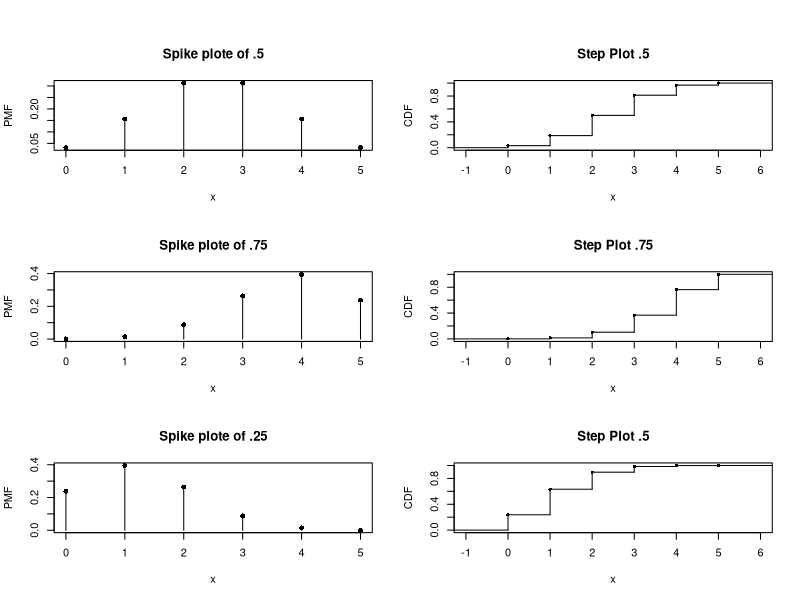
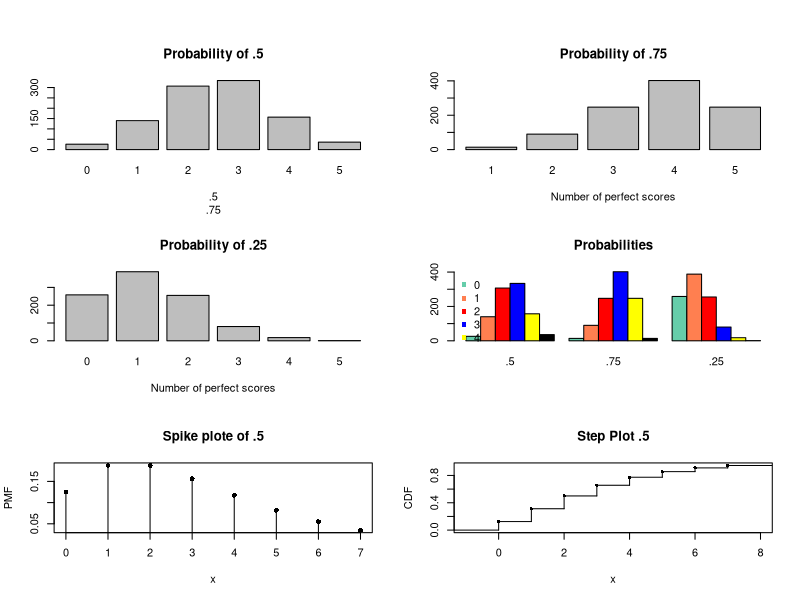
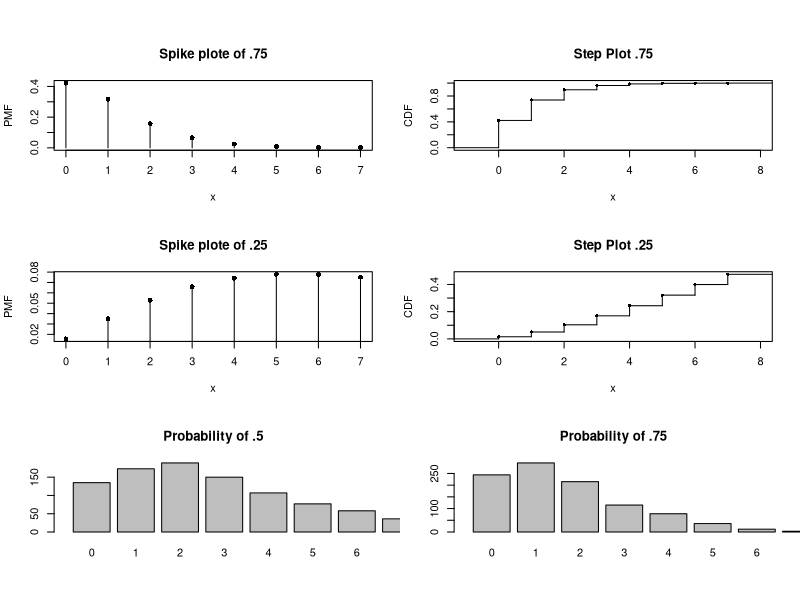
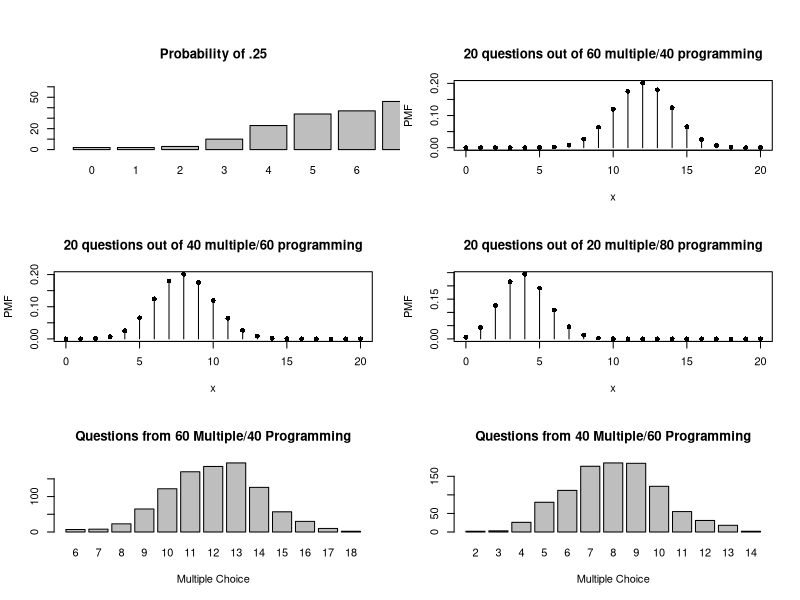
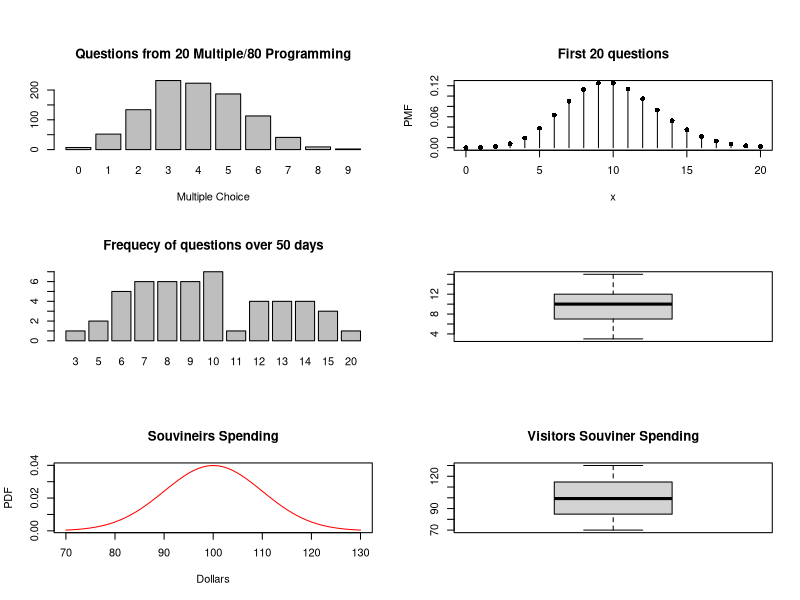

The R source for these figures, in order:
#Part 1

#a.)


par(mfrow=c(3,2), oma = c(0, 0, 2, 0))
heights1 <- dbinom(0:5, size = 5, prob = .5)
heights1

# PMF Plot for p = 0.5
heights1 <- dbinom(0:5, size = 5, prob = .5)
plot(0:5, heights1, type ="h",
     main = "Spike plote of .5", xlab ='x', ylab = "PMF")
points(0:5, heights1, pch = 16)

# CDF Plot for p = 0.5

cdf <- c(0, cumsum(heights1))
cdfplot <- stepfun(0:5, cdf)
plot(cdfplot, pch = 16,
     main = "Step Plot .5", xlab = "x", ylab = "CDF")



#b.)

#Exactly 2 at .5
dbinom(2, size =5, prob = .5)

x <- c(0,1,2,3,4,5)
f <- c(1/32, 5/32, 10/32, 10/32, 5/32, 1/32)

# values  A = perfect, B = not Perfect

AABBB = .5 *.5 *.5*.5*.5
BAABB = .5 *.5 *.5*.5*.5
BBAAB = .5 *.5 *.5*.5*.5
BBBAA = .5 *.5 *.5*.5*.5
ABABB = .5 *.5 *.5*.5*.5
BABAB = .5 *.5 *.5*.5*.5
BBABA = .5 *.5 *.5*.5*.5
ABBAB = .5 *.5 *.5*.5*.5
BABBA = .5 *.5 *.5*.5*.5
ABBBA = .5 *.5 *.5*.5*.5


explicit1 <- 10*((.5)^2)*((.5)^3)
explicit1 

#c.)
#At least 2 at .5

sum(dbinom(2:5, size =5, prob = .5))

#d.)
# PMF Plot for p = 0.75
heights2 <- dbinom(0:5, size = 5, prob = .75)
plot(0:5, heights2, type ="h",
     main = "Spike plote of .75", xlab ='x', ylab = "PMF")
points(0:5, heights2, pch = 16)


# CDF Plot for p = 0.75

cdf <- c(0, cumsum(heights2))
cdfplot <- stepfun(0:5, cdf)
plot(cdfplot, pch = 16,
     main = "Step Plot .75", xlab = "x", ylab = "CDF")

explicit2 <- 10*((.75)^2)*((.25)^3)
explicit2 



#Exactly 2 at .75
dbinom(2, size =5, prob = .75)

#At least 2 at .75
sum(dbinom(2:5, size =5, prob = .75))



#e.)

# PMF Plot for p = 0.25
heights3 <- dbinom(0:5, size = 5, prob = .25)
plot(0:5, heights3, type ="h",
     main = "Spike plote of .25", xlab ='x', ylab = "PMF")
points(0:5, heights3, pch = 16)



# CDF Plot for p = 0.25

cdf <- c(0, cumsum(heights3))
cdfplot <- stepfun(0:5, cdf)
plot(cdfplot, pch = 16,
     main = "Step Plot .5", xlab = "x", ylab = "CDF")

#Exactly 2 at .25
dbinom(2, size =5, prob = .25)

explicit1 <- 10*((.25)^2)*((.75)^3)
explicit1 

#At least 2 at .25
dbinom(2, size =5, prob = .25)+
dbinom(3, size =5, prob = .25)+
dbinom(4, size =5, prob = .25)+
dbinom(5, size =5, prob = .25)



#g
aa <- rbinom(1000, size=5, prob = .5)
table(aa)

barplot (table(aa), main ="Probability of .5", xlab = c(".5", ".75", ".25"))
         
         
bb <- rbinom(1000, size=5, prob = .75)
table(bb)

barplot (table(bb), main ="Probability of .75", xlab = "Number of perfect scores")

cc <- rbinom(1000, size=5, prob = .25)
table(cc)

barplot (table(cc), main ="Probability of .25", xlab = "Number of perfect scores")


barplot (cbind(table(aa),table(bb),table(cc)), beside=TRUE, 
         main ="Probabilities",col=c("aquamarine3","coral","red", "blue","yellow","black"),
         names.arg=c(".5",".75",".25"))

legend("topleft", c("0","1","2","3","4","5"), pch=15, 
       col=c("aquamarine3","coral","red", "blue","yellow","black"), 
       bty="n")


#Part 2
#a)
# 10 total tries means up to 7 failures
# PMF Plot for p = 0.5
heights1 <- dnbinom(0:7, size = 3, prob = .5)
heights1
plot(0:7, heights1, type ="h",
     main = "Spike plote of .5", xlab ='x', ylab = "PMF")
points(0:7, heights1, pch = 16)

#CDF Plot for p = 0.5
cdf <- c(0, cumsum(heights1))
cdfplot <- stepfun(0:7, cdf)
plot(cdfplot, pch = 16,
     main = "Step Plot .5", xlab = "x", ylab = "CDF")



#b) 3 perfect, 4 failures
dnbinom(4, size = 3, prob = .5)

ffffsss = .5*.5*.5*.5*.5*.5*.5
fffssfs = .5*.5*.5*.5*.5*.5*.5
ffssffs = .5*.5*.5*.5*.5*.5*.5
fssfffs = .5*.5*.5*.5*.5*.5*.5
ssffffs = .5*.5*.5*.5*.5*.5*.5
fffsfss = .5*.5*.5*.5*.5*.5*.5
ffsffss = .5*.5*.5*.5*.5*.5*.5
fsfffss = .5*.5*.5*.5*.5*.5*.5
sffffss = .5*.5*.5*.5*.5*.5*.5
ffsfsfs = .5*.5*.5*.5*.5*.5*.5
fsfsffs = .5*.5*.5*.5*.5*.5*.5
sfsfffs = .5*.5*.5*.5*.5*.5*.5
fsffsfs = .5*.5*.5*.5*.5*.5*.5
sfffsfs = .5*.5*.5*.5*.5*.5*.5
sffsffs = .5*.5*.5*.5*.5*.5*.5


explicit <- 15*((.5)^4)*((.5)^3)
explicit


#c.)
#3 perfect with at most 4 failures

sum(dnbinom(0:4, size =3, prob = .5))

#d)
# 10 total tries means up to 7 failures
# PMF Plot for p = 0.75
heights2 <- dnbinom(0:7, size = 3, prob = .75)
heights2
plot(0:7, heights2, type ="h",
     main = "Spike plote of .75", xlab ='x', ylab = "PMF")
points(0:7, heights2, pch = 16)

# CDF Plot for p = 0.75
cdf <- c(0, cumsum(heights2))
cdfplot <- stepfun(0:7, cdf)
plot(cdfplot, pch = 16,
     main = "Step Plot .75", xlab = "x", ylab = "CDF")

#e
# 10 total tries means up to 7 failures
# PMF Plot for p = 0.25
heights3 <- dnbinom(0:7, size = 3, prob = .25)
heights3
plot(0:7, heights3, type ="h",
     main = "Spike plote of .25", xlab ='x', ylab = "PMF")
points(0:7, heights3, pch = 16)

# CDF Plot for p = 0.75
cdf <- c(0, cumsum(heights3))
cdfplot <- stepfun(0:7, cdf)
plot(cdfplot, pch = 16,
     main = "Step Plot .25", xlab = "x", ylab = "CDF")

#f.)
aa <- rnbinom(1000, size=3, prob = .5)
table(aa)
barplot (table(aa), xlim = c(0,8), main ="Probability of .5")

bb <- rnbinom(1000, size=5, prob = .75)
table(bb)
barplot (table(bb), xlim = c(0,8), main ="Probability of .75")


cc <- rnbinom(1000, size=5, prob = .25)
table(cc)
barplot (table(cc), xlim = c(0,8), main ="Probability of .25")



#Part 3
#a.)
pmf <- dhyper(0:20, m = 60, n = 40, k=20)
pmf
plot(0:20, pmf, type ="h",
     main = "20 questions out of 60 multiple/40 programming",
     xlab ='x', ylab = "PMF")
points(0:20, pmf, pch = 16)

cdf <- phyper(0:20, m = 60, n = 40, k = 20)


#b.)
dhyper(10, m= 60, n = 40, k =20)
explicit <- (2^20)*((.6)^10)*((.4)^10)
explicit 


#c.)
sum(dhyper(10:20, m = 60, n = 40, k = 20))

#d.)
pmf <- dhyper(0:20, m = 40, n = 60, k =20)
pmf
plot(0:20, pmf, type ="h",
     main = "20 questions out of 40 multiple/60 programming", xlab ='x', ylab = "PMF")
points(0:20, pmf, pch = 16)

#exactly 10
dhyper(10, 40, 60, 20)
explicit <- (2^20)*((.6)^10)*((.4)^10)
explicit 

#at least 10
sum(dhyper(10:20, m = 40, n = 60, k = 20))

#e.)
pmf <- dhyper(0:20, m = 20, n =80, k= 20)
pmf
plot(0:20, pmf, type ="h",
     main = "20 questions out of 20 multiple/80 programming", xlab ='x', ylab = "PMF")
points(0:20, pmf, pch = 16)

#exactly 10
dhyper(10, m= 20, n = 80, k = 20)
explicit <- (2^20)*((.2)^10)*((.8)^10)
explicit 

#at least 10
sum(dhyper(10:20, m = 20, n = 80, k =20))

#f.)
aa = rhyper(1000,m = 60, n = 40, k = 20 )
table(aa)
barplot (table(aa), main ="Questions from 60 Multiple/40 Programming", xlab = "Multiple Choice")

bb = rhyper(1000,m = 40, n = 60, k = 20 )
table(bb)
barplot (table(bb), main ="Questions from 40 Multiple/60 Programming", xlab = "Multiple Choice")


cc = rhyper(1000,m = 20, n = 80, k = 20 )
table(cc)
barplot (table(cc), main ="Questions from 20 Multiple/80 Programming", xlab = "Multiple Choice")




#Part 4

#a.)
dpois(8, lambda = 10)

#b.)
ppois(8, lambda = 10)

#c.)
ppois(12, lambda =10) - ppois(6, lambda = 10)

#d.)
pmf = dpois(0:20, lambda = 10)
pmf
plot(0:20, pmf, type ="h",
     main = "First 20 questions", xlab ='x', ylab = "PMF")
points(0:20, pmf, pch = 16)


#e.)
aba <- rpois(50, lambda = 10)
aba
table(rpois(50, lambda = 10))

barplot (table(rpois(50, lambda = 10)), main ="Frequecy of questions over 50 days")
boxplot(aba)

#Part 5
#a.)
x <- seq(70,130)
x
pdf <- dnorm(x, mean = 100, sd = 10)
pdf

plot(x, pdf, type="l", col="red", 
     main="Souvineirs Spending", xlab="Dollars", ylab="PDF")

#b.)
1 -pnorm(120, 100, 10)

#c.)
pnorm(90, 100, 10)-pnorm(80, 100, 10)

#d)
#One Standard Deviation  90 - 110
pnorm(110, 100, 10)-pnorm(90, 100, 10)

#Two Standard Deviations  80 - 120
pnorm(120, 100, 10)-pnorm(80, 100, 10)

#Three Standard Deviations  70 - 130
pnorm(130, 100, 10)-pnorm(70, 100, 10)

#e.)
#Middle 90% between 5% - 95%
qnorm(.05, 100, 10)
qnorm(.95, 100, 10)


#f.)
# Above 95%, so 95.1%
qnorm(.951, 100, 10)

#g.)
visitors = runif(10000, min = 70, max = 130 )
boxplot(visitors, main = "Visitors Souviner Spending")

